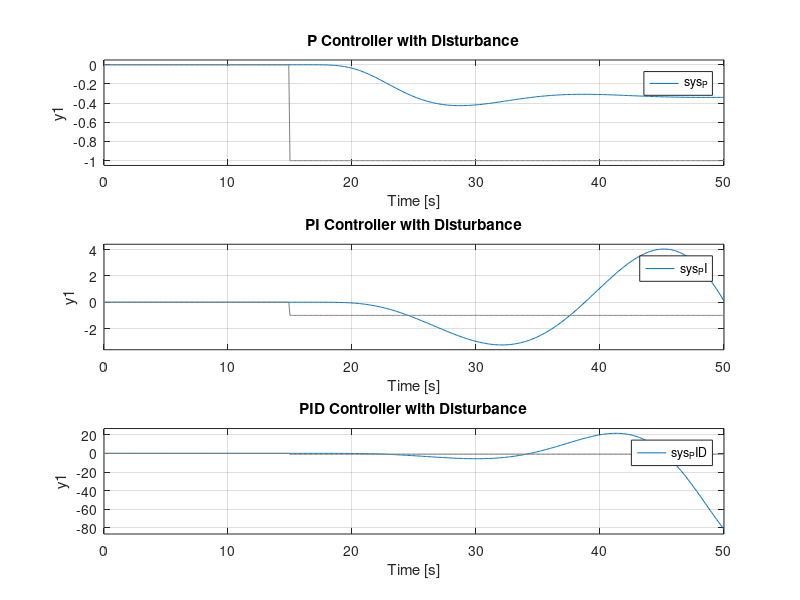

The MATLAB source for this figure: (Note: this script raises an error after producing the figure.)
% Define transfer function G1(s)
num = 1;
den = [1 9 36 84 126 126 84 36 9 1];
G1 = tf(num, den);

% Define Ku and Tu (فرضی)
Ku = 1.0;
Tu = 1.0;

% Controllers
Kp_P = 0.5 * Ku;
Kp_PI = 0.4 * Ku;
Ti_PI = 0.8 * Tu;
Kp_PID = 0.6 * Ku;
Ti_PID = 0.5 * Tu;
Td_PID = 0.125 * Tu;

% Define controllers
P = Kp_P;
PI = Kp_PI * tf([Ti_PI 1], [Ti_PI 0]);
PID = Kp_PID * tf([Td_PID*Ti_PID Ti_PID 1], [Ti_PID 0]);

% Closed-loop systems
sys_P = feedback(P*G1, 1);
sys_PI = feedback(PI*G1, 1);
sys_PID = feedback(PID*G1, 1);

% Disturbance
t = 0:0.1:50;
disturbance = -1 * (t >= 15);

% Response to step disturbance
figure;
subplot(3,1,1);
lsim(sys_P, disturbance, t);
title('P Controller with Disturbance');
grid on;

subplot(3,1,2);
lsim(sys_PI, disturbance, t);
title('PI Controller with Disturbance');
grid on;

subplot(3,1,3);
lsim(sys_PID, disturbance, t);
title('PID Controller with Disturbance');
grid on;

% Performance metrics with disturbance
info_P = stepinfo(sys_P);
info_PI = stepinfo(sys_PI);
info_PID = stepinfo(sys_PID);

ess_P = abs(1 - dcgain(sys_P));
ess_PI = abs(1 - dcgain(sys_PI));
ess_PID = abs(1 - dcgain(sys_PID));

% Display performance
disp('Performance Metrics with Disturbance:');
disp(['P Controller: Tr = ', num2str(info_P.RiseTime), ', Ts = ', num2str(info_P.SettlingTime), ', PO = ', num2str(info_P.Overshoot), ', ESS = ', num2str(ess_P)]);
disp(['PI Controller: Tr = ', num2str(info_PI.RiseTime), ', Ts = ', num2str(info_PI.SettlingTime), ', PO = ', num2str(info_PI.Overshoot), ', ESS = ', num2str(ess_PI)]);
disp(['PID Controller: Tr = ', num2str(info_PID.RiseTime), ', Ts = ', num2str(info_PID.SettlingTime), ', PO = ', num2str(info_PID.Overshoot), ', ESS = ', num2str(ess_PID)]);
